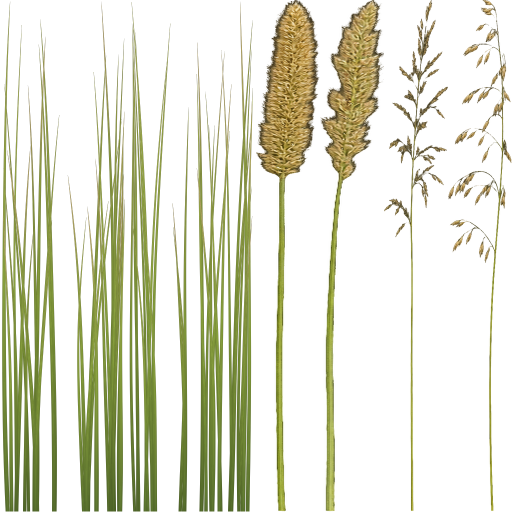
#> input picture crates/misty_engine/src/render/assets/grass_atlas.png, 1024 x 1024 px (shown at 1/2 size)
$ python grass_atlas.py
#> lines starting #> are read from the running program, lines starting #| are printed output that depends on the picture
"""Regenerate the leaf cells (0-3) of the built-in grass atlas.

crates/misty_engine/src/render/assets/grass_atlas.png holds eight 128x1024 cells side by
side, root at the bottom. Cells 4-7 are photographed seed heads and stay as they are; this
script redraws cells 0-3 as clumps of thin field-grass blades (each 2-4 mm wide on a card
about 4 cm across: 6-10 px of 128 at the base), tapering to a fine point, each with its own
length, soft droop and lean, so one card reads as a strip of meadow grass rather than one
broad leaf. Prints the cells' average linear colours for CELL_AVG in grass.wgsl.

    python tools/grass_atlas.py
"""

import math
import pathlib
import random

import numpy as np
from PIL import Image

ATLAS = pathlib.Path(__file__).resolve().parents[1] / (
    "crates/misty_engine/src/render/assets/grass_atlas.png"
)
CELL_W, H = 128, 1024
# Blades per leaf cell.
BLADES = [14, 16, 13, 18]


def srgb(c):
    c = np.clip(c, 0.0, 1.0)
    return np.where(c <= 0.0031308, c * 12.92, 1.055 * np.power(c, 1 / 2.4) - 0.055)


def lin(c):
    return np.where(c <= 0.04045, c / 12.92, np.power((c + 0.055) / 1.055, 2.4))


def cell(seed, count):
    rng = random.Random(seed)
    color = np.zeros((H, CELL_W, 3), np.float32)
    alpha = np.zeros((H, CELL_W), np.float32)
    xs = np.arange(CELL_W, dtype=np.float32) + 0.5
    # Longest blades first, so the short ones lie in front of them.
    lengths = sorted((rng.uniform(0.55, 1.0) for _ in range(count)), reverse=True)
    lengths[0] = 1.0
    for length in lengths:
        # Roots spread across the card (a strip of turf, not a fan from one point).
        base = rng.uniform(12.0, CELL_W - 12.0)
        # A lean of its own plus a droop towards the tip (px at the tip).
        spread = (base - CELL_W / 2) * rng.uniform(0.0, 0.6) + rng.gauss(0.0, 12.0)
        droop = rng.choice([-1, 1]) * rng.uniform(18.0, 46.0)
        # Keep the tip inside the cell (scale the lean and droop down rather than clip).
        reach = spread + droop
        room = (CELL_W - 8.0 - base) if reach > 0 else (base - 8.0)
        if abs(reach) > room:
            k = max(room, 0.0) / abs(reach)
            spread, droop = spread * k, droop * k
        half = rng.uniform(3.0, 5.0)
        tone = rng.uniform(0.85, 1.15)
        dry_tip = rng.random() < 0.3
        wave = rng.uniform(0.0, math.tau)
        rows = int(length * (H - 4))
        for i in range(rows):
            t = i / rows
            y = H - 2 - i
            # The droop grows towards the tip: a soft arc, not a straight slant.
            cx = base + spread * t + droop * t**2.2 + 1.5 * math.sin(t * 7.0 + wave)
            # Pointed tip, slightly narrower at the sheath.
            hw = half * (1.0 - t) ** 0.65 * (0.88 + 0.12 * min(t * 8.0, 1.0))
            if hw < 0.05:
                continue
            s = (xs - cx) / max(hw, 1e-3)
            cover = np.clip(hw - np.abs(xs - cx) + 0.5, 0.0, 1.0)
            if cover.max() <= 0.0:
                continue
            # Darker sheath, green blade, lighter and warmer tip (straw on some).
            root = np.array([0.09, 0.15, 0.025])
            mid = np.array([0.21, 0.30, 0.04])
            tip = np.array([0.30, 0.32, 0.07])
            c = root + (mid - root) * min(t / 0.45, 1.0)
            if t > 0.45:
                c = mid + (tip - mid) * ((t - 0.45) / 0.55)
            if dry_tip and t > 0.72:
                c = c + (np.array([0.42, 0.34, 0.12]) - c) * min((t - 0.72) / 0.2, 1.0)
            c = c * tone
            a = np.abs(s)
            # A lighter midrib, darker edges, fine parallel veins.
            shade = np.where(a < 0.22, 1.12, 1.0) * np.where(a > 0.75, 0.86, 1.0)
            shade = shade * (1.0 - 0.07 * np.cos(s * math.pi * 3.0) ** 2)
            px = c[None, :] * shade[:, None]
            k = cover[:, None]
            color[y] = color[y] * (1.0 - k) + px * k
            alpha[y] = np.maximum(alpha[y], cover)
    return color, alpha


def main():
    atlas = np.asarray(Image.open(ATLAS).convert("RGBA")).astype(np.float32) / 255.0
    out = atlas.copy()
    for c, count in enumerate(BLADES):
        color, alpha = cell(0x6A11 + c * 97, count)
        x0 = c * CELL_W
        out[:, x0 : x0 + CELL_W, :3] = srgb(color)
        out[:, x0 : x0 + CELL_W, 3] = alpha
    Image.fromarray((out * 255.0 + 0.5).astype(np.uint8), "RGBA").save(ATLAS, optimize=True)
    for c in range(8):
        a = out[:, c * CELL_W : (c + 1) * CELL_W, 3]
        l = lin(out[:, c * CELL_W : (c + 1) * CELL_W, :3])
        avg = (l * a[..., None]).sum((0, 1)) / a.sum()
        cov = (a > 0.5).mean()
        print(f"cell {c}: avg ({avg[0]:.3f}, {avg[1]:.3f}, {avg[2]:.3f}), coverage {cov:.3f}")
#> this loop made 8 passes
#> (avg, cov) on passes 1 to 8: ([0.176, 0.236, 0.0382], 0.315), ([0.185, 0.244, 0.0403], 0.296), ([0.175, 0.238, 0.0374], 0.257), ([0.179, 0.239, 0.0392], 0.358), ([0.36, 0.273, 0.0738], 0.291), ([0.358, 0.295, 0.0874], 0.259), ([0.226, 0.192, 0.059], 0.0749), ([0.305, 0.243, 0.0776], 0.0704)
#| cell 0: avg (0.176, 0.236, 0.038), coverage 0.315
#| cell 1: avg (0.185, 0.244, 0.040), coverage 0.296
#| cell 2: avg (0.175, 0.238, 0.037), coverage 0.257
#| cell 3: avg (0.179, 0.239, 0.039), coverage 0.358
#| cell 4: avg (0.360, 0.273, 0.074), coverage 0.291
#| cell 5: avg (0.358, 0.295, 0.087), coverage 0.259
#| cell 6: avg (0.226, 0.192, 0.059), coverage 0.075
#| cell 7: avg (0.305, 0.243, 0.078), coverage 0.070
#> pass 1, in main, `a = out[:, c * CELL_W : (c + 1) * CELL_W, 3]`:
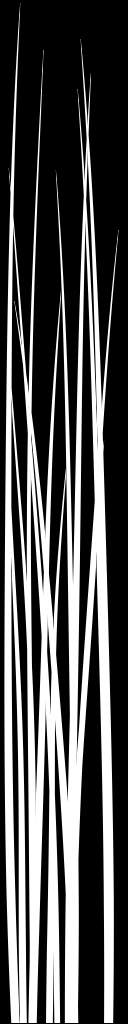
#> a: shape (1024, 128) float32; min 0, max 1, mean 0.315
#> pass 1, in main, `l = lin(out[:, c * CELL_W : (c + 1) * CELL_W, :3])`:
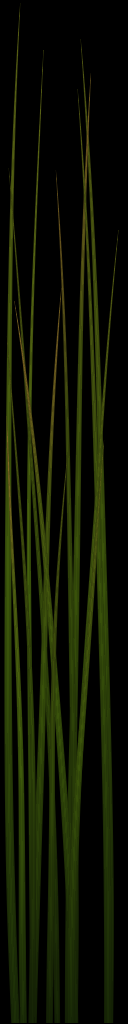
#> l: shape (1024, 128, 3) float32; mean R, G, B 0.059, 0.0785, 0.0128
#> pass 2, in main, `a = out[:, c * CELL_W : (c + 1) * CELL_W, 3]`:
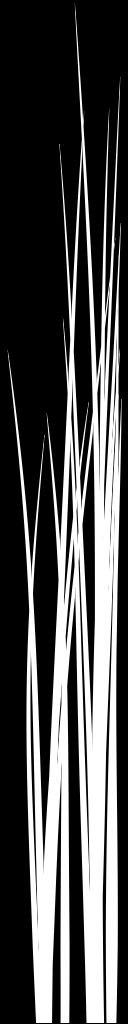
#> a: shape (1024, 128) float32; min 0, max 1, mean 0.295
#> pass 2, in main, `l = lin(out[:, c * CELL_W : (c + 1) * CELL_W, :3])`:
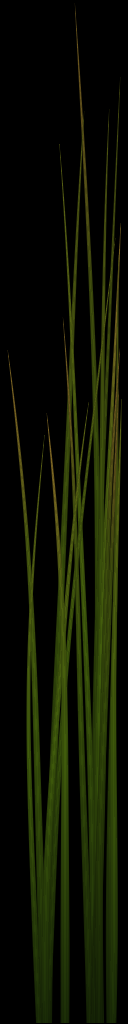
#> l: shape (1024, 128, 3) float32; mean R, G, B 0.058, 0.0761, 0.0127


if __name__ == "__main__":
    main()
